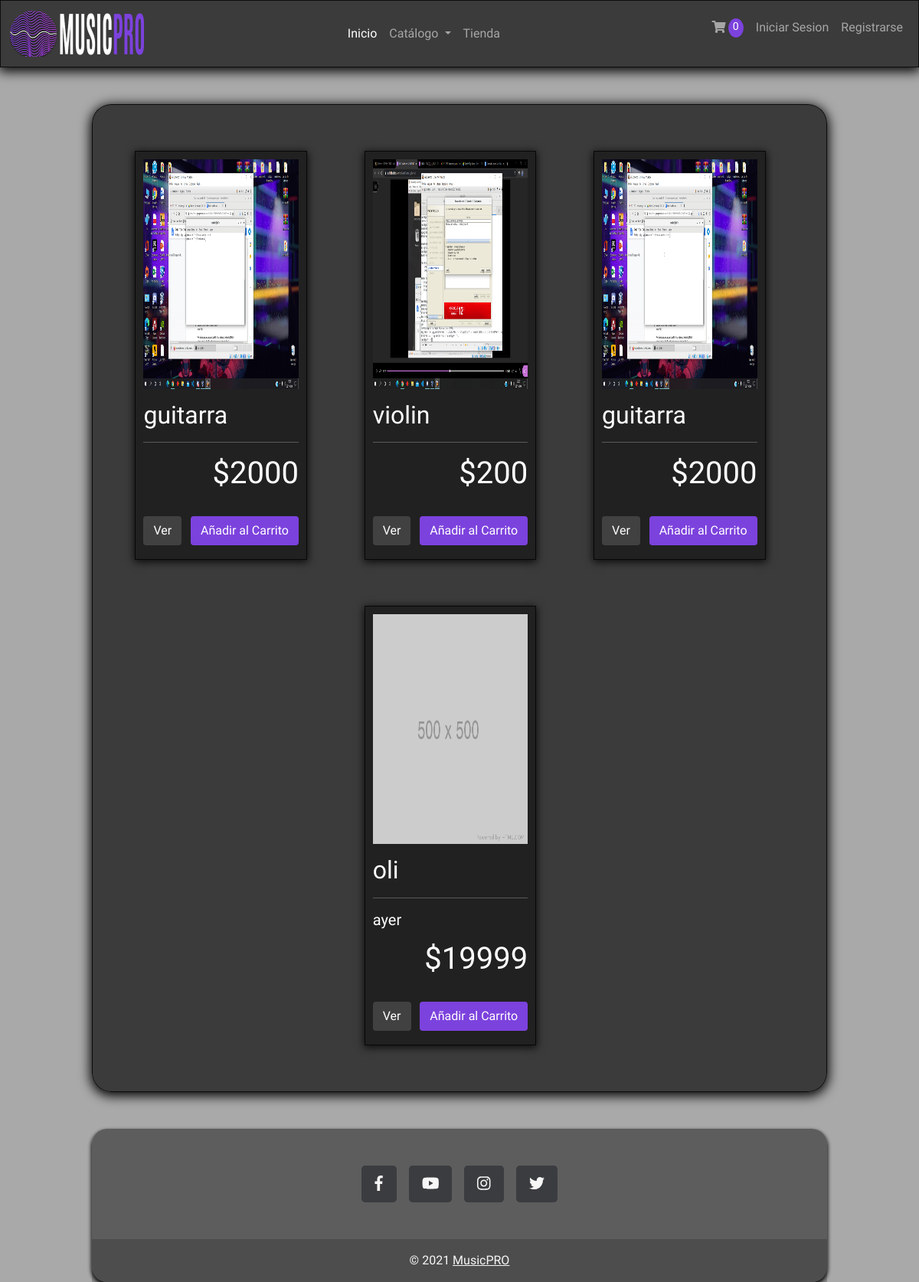
/store/, run on the app's committed database.
### app/models.py (models this page shows, shortened)
class Product(models.Model):
	name = models.CharField(max_length=200)
	marca = models.CharField(max_length=50,blank=True)
	price = models.FloatField()
	image = models.ImageField(null=True, blank=True)
	@property
	def imageURL(self):
		try:
			url = self.image.url
		except:
			url = ''
		return url

### app/views.py (the view)
# urls.py: path('store/', store, name="store"),
def store(request):
	if request.user.is_authenticated:
		customer = request.user.customer
		order, created = Order.objects.get_or_create(customer=customer, complete=False)
		items = order.orderitem_set.all()
		cartItems = order.get_cart_items
	else:
		items = []
		order = {'get_cart_total':0, 'get_cart_items':0}
		cartItems = order['get_cart_items']
	products = Product.objects.all()
	context = {'products':products, 'cartItems':cartItems}
	return render(request, 'app/store.html', context)

### app/templates/app/store.html (shortened to what this page needs)
{% extends 'app/base.html' %}
{% load static %}
{% load humanize %}
{% block contenido %}
<div class="row row-cols-4 justify-content-around align-items-center">
	{% for product in products %}
	<div id="productitoseparado" class="col">
		{% if product.imageURL%}
		<img class="thumbnail" src="{{product.imageURL}}">
		{% else %}
		<img class="thumbnail" src="{% static 'img/500.png' %}">
		{% endif %}
		<div class="box-element product">
			<h2 id="nombreproducto" class=""><strong>{{product.name}}</strong></h2>
			<hr>
			<h5 id="marcaproducto" class="">{{product.marca}}</h5>
			<h1 id="precioproducto" class="d-flex justify-content-end align-items-center">${{product.price|floatformat:0}}</h1>
			<br>
			<div class="d-flex justify-content-between ">
				<a class="btn btn-outline-secondary " style="margin-bottom: 8px;" href="#">Ver</a>
				<button data-product="{{product.id}}" style="margin-bottom: 8px;" data-action="add" id="botonprimario" class="btn btn-outline-primary add-btn update-cart">Añadir al Carrito</button>
			</div>
		</div>
	</div>
	{% endfor %}
</div>
{% endblock %}

### app/static/css/home.css (style rules this page uses)
* { font-family: 'Comfortaa', cursive; margin:0; padding:0; }
#intro { background-image: url('../img/fondo.png'); background-size: cover; background-color: darkgray; }
div.row { width: 100%; }
#productitoseparado { background-color: rgb(33, 33, 33); border-style: solid; border-width: 1px; border-color: rgba(0,0,0,0.8); box-shadow: 0px 2px 10px 1px rgba(0,0,0,0.8); color: white; padding: 10px; margin-top:30px; margin-bottom:30px; margin-left:1px; margin-right:1px; }
.thumbnail { width: 100%; height: 300px; }
.product { border-radius: 0 0 4px 4px; }
.btn { border-radius: 0; }
button.btn.btn-outline-primary { border-color: transparent; background-color: #7c42dd; color: white; }
#nombreproducto { margin-top:15px; font-weight: lighter; }
#marcaproducto { margin-bottom:15px; font-weight: lighter; }
a.btn.btn-outline-secondary { border-color: transparent; background-color: rgb(65, 65, 65); color: white; }

### data on the page
Product: imageURL (picture), name "guitarra", price "2000"
Product: imageURL (picture), name "violin", price "200"
Product: imageURL (picture), name "guitarra", price "2000"
Product: name "oli", marca "ayer", price "19999"

### other printed values
{{ cartItems }} "0"
